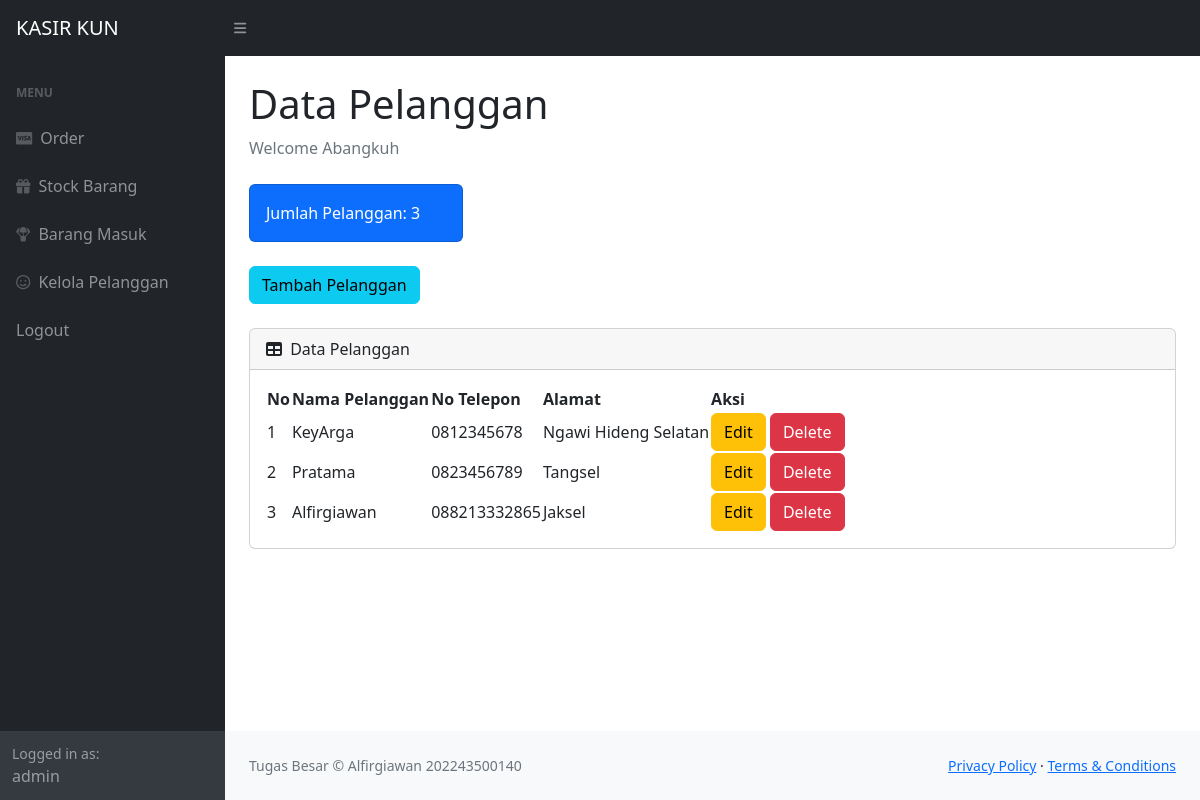
Page /pelanggan.php (signed in) on the committed database.
### tables this page shows
CREATE TABLE `pelanggan` (
  `idpelanggan` int(11) NOT NULL,
  `namapelanggan` varchar(30) NOT NULL,
  `notelp` varchar(15) NOT NULL,
  `alamat` text NOT NULL
);

### pelanggan.php (the view, shortened to what this page needs)
<?php
require 'ceklogin.php';
$h1 = mysqli_query($c,"select * from pelanggan");
$h2 = mysqli_num_rows($h1);
?>
<!DOCTYPE html>
<html lang="en">
    <head>
        <link href="https://cdn.jsdelivr.net/npm/simple-datatables@7.1.2/dist/style.min.css" rel="stylesheet" />
        <link href="css/styles.css" rel="stylesheet" />
    </head>
    <body class="sb-nav-fixed">
        <nav class="sb-topnav navbar navbar-expand navbar-dark bg-dark">
            <a class="navbar-brand ps-3" href="index.php">KASIR KUN</a>
            <button class="btn btn-link btn-sm order-1 order-lg-0 me-4 me-lg-0" id="sidebarToggle" href="#!"><i class="fas fa-bars"></i></button>
        </nav>
        <div id="layoutSidenav">
            <div id="layoutSidenav_nav">
                <nav class="sb-sidenav accordion sb-sidenav-dark" id="sidenavAccordion">
                    <div class="sb-sidenav-menu">
                        <div class="nav">
                            <div class="sb-sidenav-menu-heading">Menu</div>
                            <a class="nav-link" href="index.php">
                                <div class="sb-nav-link-icon"><i class="fab fa-cc-visa"></i></div>
                                Order
                            </a>
                            <a class="nav-link" href="stock.php">
                                <div class="sb-nav-link-icon"><i class="fas fa-gift"></i></div>
                                Stock Barang
                            </a>
                            <a class="nav-link" href="masuk.php">
                                <div class="sb-nav-link-icon"><i class="fas fa-parachute-box"></i></div>
                                Barang Masuk
                            </a>
                            <a class="nav-link" href="Pelanggan.php">
                                <div class="sb-nav-link-icon"><i class="far fa-smile"></i></div>
                                Kelola Pelanggan
                            </a>
                            <a class="nav-link" href="logout.php">
                                Logout
                            </a>
                        </div>
                    </div>
                    <div class="sb-sidenav-footer">
                        <div class="small">Logged in as:</div>
                        admin
                    </div>
                </nav>
            </div>
            <div id="layoutSidenav_content">
                <main>
                    <div class="container-fluid px-4">
                        <h1 class="mt-4">Data Pelanggan</h1>
                        <ol class="breadcrumb mb-4">
                            <li class="breadcrumb-item active">Welcome Abangkuh</li>
                        </ol>
                        <div class="row">
                            <div class="col-xl-3 col-md-6">
                                <div class="card bg-primary text-white mb-4">
                                    <div class="card-body">Jumlah Pelanggan: <?=$h2;?></div>
                                </div>
                            </div>
                        </div>
                        <button type="button" class="btn btn-info mb-4" data-toggle="modal" data-target="#myModal">
                            Tambah Pelanggan
                            </button>
                        <div class="card mb-4">
                            <div class="card-header">
                                <i class="fas fa-table me-1"></i>
                                Data Pelanggan
                            </div>
                            <div class="card-body">
                                <table id="datatablesSimple">
                                    <thead>
                                        <tr>
                                            <th>No</th>
                                            <th>Nama Pelanggan</th>
                                            <th>No Telepon</th>
                                            <th>Alamat</th>
                                            <th>Aksi</th>
                                        </tr>
                                    </thead>
                                    <tbody>
                                    <?php
                                    $get = mysqli_query($c,"select * from pelanggan");
                                    $i = 1;
                                    while($p=mysqli_fetch_array($get)){
                                    $namapelanggan = $p['namapelanggan'];
                                    $notelp = $p['notelp'];
                                    $alamat = $p['alamat'];
                                    $idpl = $p['idpelanggan'];
                                    ?>
                                        <tr>
                                            <td><?=$i++;?></td>
                                            <td><?=$namapelanggan;?></td>
                                            <td><?=$notelp;?></td>
                                            <td><?=$alamat;?></td>
                                            <td>
                                                <button type="button" class="btn btn-warning" data-toggle="modal" data-target="#edit<?=$idpl;?>">
                                                    Edit
                                                </button>
                                                <button type="button" class="btn btn-danger" data-toggle="modal" data-target="#delete<?=$idpl;?>">
                                                    Delete
                                                </button>
                                                </td>
                                        </tr>
                                    <?php
                                    };
                                    ?>
                                    </tbody>
                                </table>
                            </div>
                        </div>
                    </div>
                </main>
                <footer class="py-4 bg-light mt-auto">
                    <div class="container-fluid px-4">
                        <div class="d-flex align-items-center justify-content-between small">
                        <div class="text-muted">Tugas Besar &copy; Alfirgiawan 202243500140</div>
                            <div>
                                <a href="#">Privacy Policy</a>
                                &middot;
                                <a href="#">Terms &amp; Conditions</a>
                            </div>
                        </div>
                    </div>
                </footer>
            </div>
        </div>
    </body>
</html>

### rows in the picture
pelanggan: namapelanggan "KeyArga", notelp "0812345678", alamat "Ngawi Hideng Selatan"
pelanggan: namapelanggan "Pratama", notelp "0823456789", alamat "Tangsel"
pelanggan: namapelanggan "Alfirgiawan", notelp "088213332865", alamat "Jaksel"

### other values in the picture
$h2 "3"
